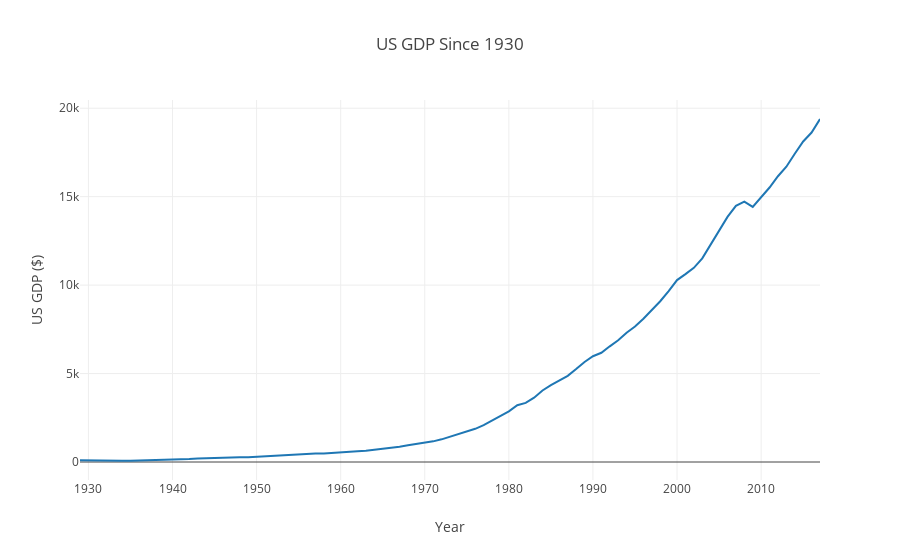

Notebook source saved alongside this figure:
### Markdown cell above
As the world became more integrated through trade, GDP started to rise across nations. Following WWII, the 'Second Wave of Globalization" took place, with nations becoming more open to trade and customs unions/free trade areas, such as NAFTA and the EU began the process of being established. While world trade grew a factor of 43x, World GDP grew a total of 11x since 1950.

### Code cell
US_GDP_data = 'US GDP.xls'
US_GDP = pd.read_excel(US_GDP_data)

x3 = US_GDP['Year']
y3 = US_GDP['GDP']

trace = go.Scatter(
    x = x3,
    y = y3
)

data = [trace]

layout = dict(title = 'US GDP Since 1930',
              xaxis = dict(title = 'Year'),
              yaxis = dict(title = 'US GDP ($)'),
              )

fig = dict(data=data, layout=layout)
py.iplot(fig)

### Figure 1 — Plotly figure (JSON) as saved in the notebook; plotly's stock layout.template omitted (floating-point values rounded to 4 significant figures)
{"data": [{"type": "scatter", "uid": "512cf534-959e-11e8-aab7-c4b301ae761e", "x": [1929, 1930, 1931, 1932, 1933, 1934, 1935, 1936, 1937, 1938, 1939, 1940, 1941, 1942, 1943, 1944, 1945, 1946, 1947, 1948, 1949, 1950, 1951, 1952, 1953, 1954, 1955, 1956, 1957, 1958, 1959, 1960, 1961, 1962, 1963, 1964, 1965, 1966, 1967, 1968, 1969, 1970, 1971, 1972, 1973, 1974, 1975, 1976, 1977, 1978, 1979, 1980, 1981, 1982, 1983, 1984, 1985, 1986, 1987, 1988, 1989, 1990, 1991, 1992, 1993, 1994, 1995, 1996, 1997, 1998, 1999, 2000, 2001, 2002, 2003, 2004, 2005, 2006, 2007, 2008, 2009, 2010, 2011, 2012, 2013, 2014, 2015, 2016, 2017], "y": [104.6, 92.17, 77.41, 59.53, 57.16, 66.81, 74.26, 84.85, 93.03, 87.39, 93.47, 102.9, 129.4, 166.0, 203.1, 224.6, 228.2, 227.8, 249.9, 274.8, 272.8, 300.2, 347.3, 367.7, 389.7, 391.1, 426.2, 450.1, 474.9, 482.0, 522.5, 543.3, 563.3, 605.1, 638.6, 685.8, 743.7, 815.0, 861.7, 942.5, 1020.0, 1076.0, 1168.0, 1282.0, 1429.0, 1549.0, 1689.0, 1878.0, 2086.0, 2357.0, 2632.0, 2863.0, 3211.0, 3345.0, 3638.0, 4041.0, 4347.0, 4590.0, 4870.0, 5253.0, 5658.0, 5980.0, 6174.0, 6539.0, 6879.0, 7309.0, 7664.0, 8100.0, 8609.0, 9089.0, 9661.0, 10280.0, 10620.0, 10980.0, 11510.0, 12270.0, 13090.0, 13860.0, 14480.0, 14720.0, 14420.0, 14960.0, 15520.0, 16160.0, 16690.0, 17430.0, 18120.0, 18620.0, 19390.0]}], "layout": {"title": "US GDP Since 1930", "xaxis": {"title": "Year"}, "yaxis": {"title": "US GDP ($)"}}}
